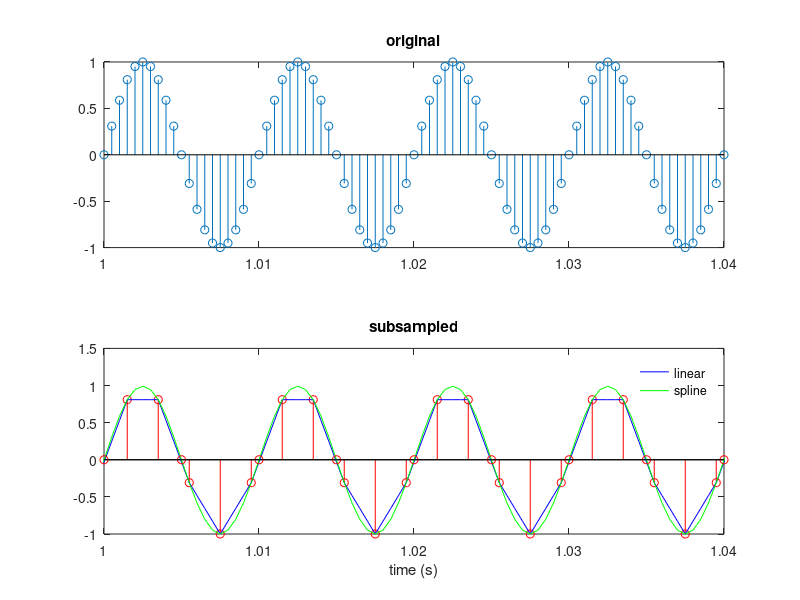
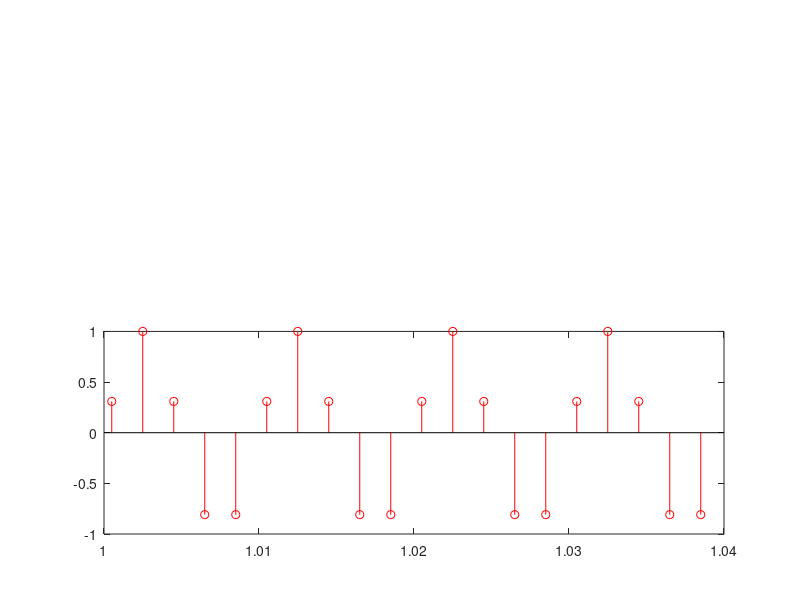
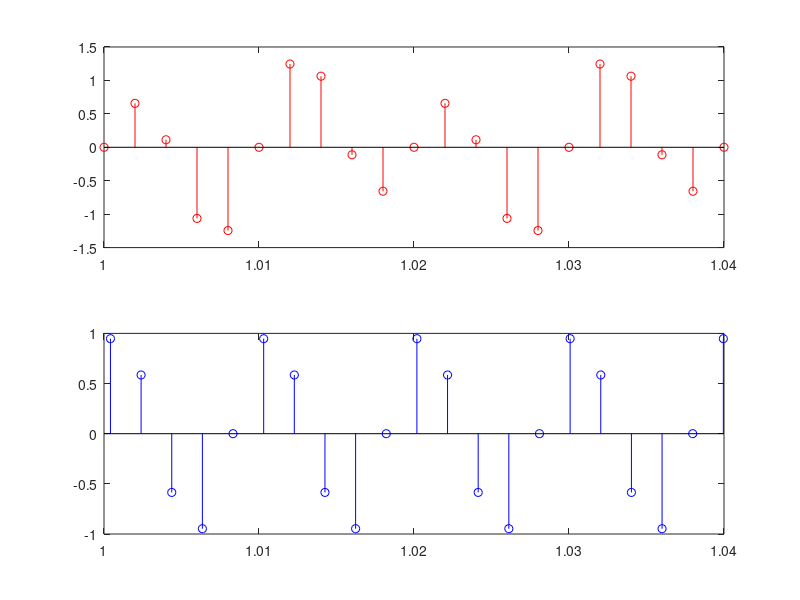

The MATLAB script that drew these images, in order: (Note: this script raises an error after producing the figures.)
%%%%% Week 3 sandbox %%%%%%%%%%

%%
fs1 = 2000;
tvec = 0:1/fs1:4; % construct time axis, sampled at 2kHz
 
freq1 = 100;
y = sin(2*pi*freq1*tvec); % 100Hz signal
 
ax1 = subplot(211);
stem(tvec,y); title('original');

%% subsample #1
subsample_factor = 4;
 
tvec2 = tvec(subsample_factor:subsample_factor:end); % take every 4th sample
y2 = y(subsample_factor:subsample_factor:end);
 
ax2 = subplot(212);
stem(tvec2,y2,'r'); title('subsampled');
xlabel('time (s)');

xl = [1 1.04];
set(ax1,'XLim',xl); set(ax2,'XLim',xl);

%% Reconstruct the subsampled data set

hold on;
 
y_interp = interp1(tvec2,y2,tvec,'linear');
p1 = plot(tvec,y_interp,'b');
 
y_interp2 = interp1(tvec2,y2,tvec,'spline');
p2 = plot(tvec,y_interp2,'g');
 
legend([p1 p2],{'linear','spline'},'Location','Northeast'); legend boxoff

%% Retry with a subsample of 10

fs1 = 2000;
tvec = 0:1/fs1:4; % construct time axis, sampled at 2kHz

freq1 = 100;
y = sin(2*pi*freq1*tvec); % 100Hz signal

subsample_factor = 10;

tvec2 = tvec(1:subsample_factor:end); % take every 4th sample
y2 = y(1:subsample_factor:end);

% ax2 = subplot(212);
stem(tvec2,y2,'r'); title('subsampled');
xlabel('time (s)');
legend([p1 p2],{'linear','spline'})

%% Retry 
figure(2)
subsample_factor = 4;
 
tvec2 = tvec(2:subsample_factor:end); % best case scenario -- can detect 100Hz signal
y2 = y(2:subsample_factor:end);
 
subplot(212)
stem(tvec2,y2,'r');
set(gca,'XLim',xl);

%% NEw test
%% 2kHz Fs, 100Hz signal with 450Hz signal superimposed
figure(3)
 
fs1 = 2000;
tvec = 0:1/fs1:4;
 
freq1 = 100;
freq2 = 450; % note, above Nyquist frequency for our target subsampled Fs
 
y = sin(2*pi*freq1*tvec) + 0.5.*sin(2*pi*freq2*tvec);
 
subplot(211)
stem(tvec,y)
set(gca,'XLim',xl);
%% ss -- we don't care about the 450Hz signal, but...
subsample_factor = 4;
 
tvec2 = tvec(1:subsample_factor:end);
y2 = y(1:subsample_factor:end);
 
subplot(212)
stem(tvec2,y2,'r');
set(gca,'XLim',xl);

%% using decimate instead of downsample

dec_tvec = decimate(tvec,4);
dec_y = decimate(y,4);
subplot(2,1,1)
stem(tvec2,y2,'r');
set(gca,'XLim',xl);
subplot(2,1,2)
stem(dec_tvec,dec_y,'b')
set(gca,'XLim',xl);


%% Loading function
cd('D:\Promoted\R016-2012-10-08');
fname = 'R016-2012-10-08-CSC03b.Ncs';
[Timestamps, ~, SampleFrequencies, NumberOfValidSamples, Samples, Header] = Nlx2MatCSC(fname, [1 1 1 1 1], 1, 1, []);

% Why no spikes int he data file?  They have a frequency component in the
% 1000-5000Hz range and thus would not be sampled properly in this data
% file since it has a freqeuncy of 2000Hz

% The smallest voltage change that can be detected in a 16 bit system
% should be the total range of the voltage +/-1500uV --> 3000 divided by
% the maxium number of values in the 16 bit system (65536).  SO, 3000/65536
% = 0.0458 SO 0.458 bits per volt
BitsperVolt = str2double(Header{15,1}(13:end));

Samples_in_mV = Samples.*1000.*BitsperVolt;

Timestamps_s = Timestamps./1000000;

% Since the number of samples in the time series are less than the maximum
% that can be recorded during this time, there must be gaps.  Proof
plot(diff(Timestamps))

value_ids = (Timestamps_s>ExpKeys.TimeOnTrack(1)&Timestamps_s<ExpKeys.TimeOffTrack(1));
TimestampsValue = Timestamps(value_ids);
for ii = 1:size(Samples,1)
SamplesValue(ii,:) = Samples(ii,value_ids);
end
NumberOfValidSamplesValue = NumberOfValidSamples(value_ids);

%% Find the non






